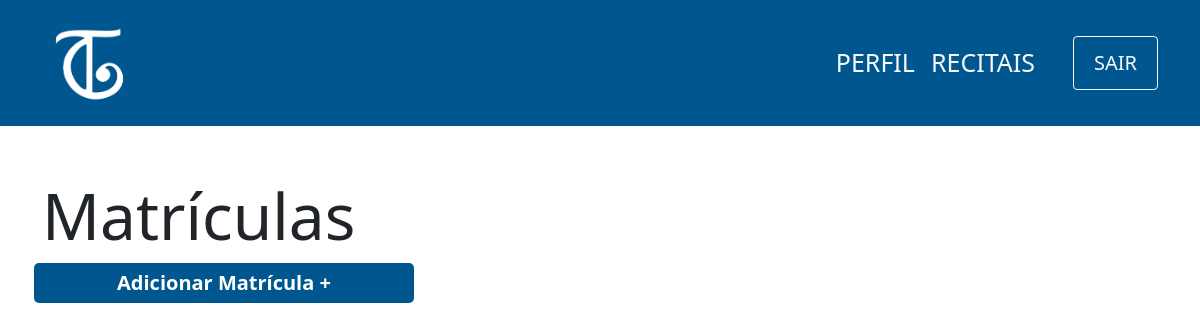
Before: /view/matricula/index.php with the older database file.
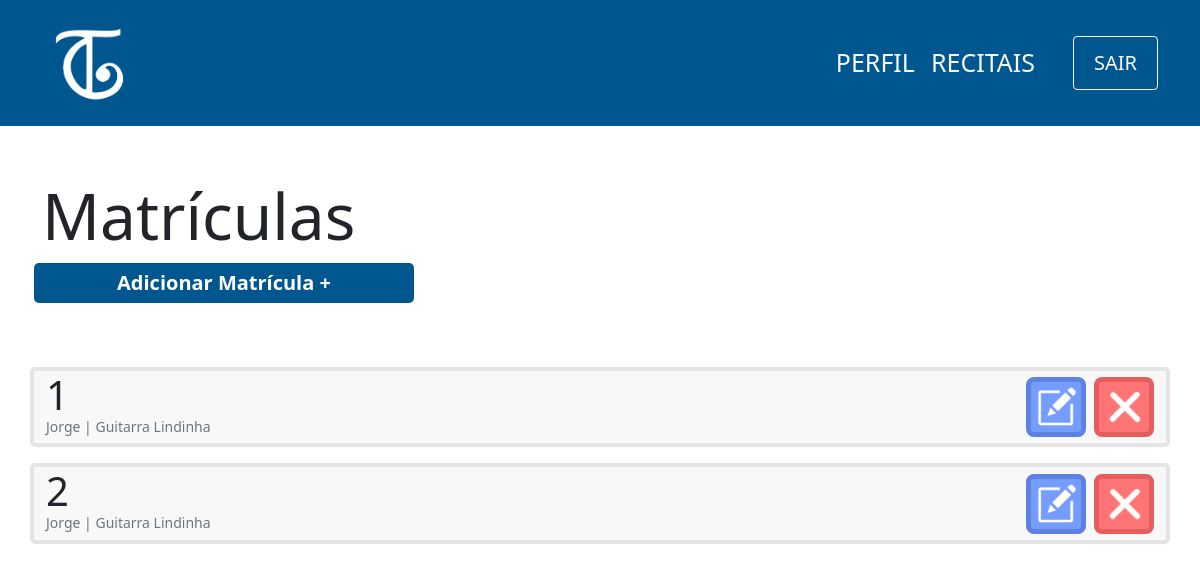
After: the same page with the newer database file.
### tables this page shows
CREATE TABLE matricula(
                id INTEGER PRIMARY KEY,
                id_aluno integer not null,
                id_curso integer not null,    
                foreign key (id) references curso(id_curso),
                foreign key (id) references aluno(id_aluno)
            );

CREATE TABLE aluno(
                id INTEGER PRIMARY KEY,
                cpf varchar(11) not null,
                nome varchar(100) not null,
                username varchar(100) not null,
                responsavel varchar(100),
                data_nasc date not null,
                senha varchar(100) not null,
                email varchar(100) not null                    
            );

CREATE TABLE curso(
                id INTEGER PRIMARY KEY,
                nome varchar(100) not null,
                id_professor integer not null,
                FOREIGN KEY (id) references professor(id_professor)
            );

### controller/matricula/index.php (called while the page is built)
<?php
    require '../../db/connection.php';
    try {
        $sql=$db->prepare('SELECT matricula.id,curso.nome as nomeCurso,aluno.nome as nomeAluno
        FROM MATRICULA join CURSO on CURSO.id = MATRICULA.id_curso
        JOIN ALUNO on ALUNO.id = MATRICULA.id_aluno');
        $sql->execute();
        $matriculas=$sql->fetchAll(PDO::FETCH_ASSOC);
    } catch (PDOException $e) {
        echo 'Erro ao executar comando no banco de dados: ' . $e->getMessage();
        exit();
    }
?>

### view/matricula/index.php (the view, shortened to what this page needs)
<?php
    include '../../layouts/navbar.php';
    include '../../controller/matricula/index.php';
?>
<div class="container">
    <div class="row mt-5">
        <h1 class="mt-1 display-3">Matrículas</h1>
        <span class="btn-principal col-md-4 col-sm-12 mx-1 text-center mb-5">
            <a href="cadastro.php">Adicionar Matrícula +</a>
        </span>
        <?php
            foreach($matriculas as $matricula){
                echo '
                <div class="col-12 card d-flex flex-row justify-content-between mt-3">
                    <div class="d-flex flex-column">
                        <p class="m-0 display-6">'.$matricula['id'].'</p>
                        <p class="m-0 text-muted display-3 mb-2" style="font-size:14px">'.$matricula['nomeAluno'].' | '.$matricula['nomeCurso'].'</p>
                    </div>
                    <div class="d-flex align-items-center" id="'.$matricula['id'].'">
                        <button class="btn-editar mx-2">
                            <img src="../../images/edit-icon.png" width=40px>
                        </button>
                        <button class="btn-remover">
                            <img src="../../images/delete-icon.png" width=40px>
                        </button>
                    </div>
                </div>
                ';
            }?>
    </div>
</div>

### layouts/header.php (shortened to what this page needs)
<?php
    echo'   <!doctype html>
    <html lang="pt-br">
      <head>
        <meta charset="utf-8">
        <meta name="viewport" content="width=device-width, initial-scale=1">
        <link href="https://cdn.jsdelivr.net/npm/bootstrap@5.1.3/dist/css/bootstrap.min.css" rel="stylesheet">
        <script src="https://cdn.jsdelivr.net/npm/bootstrap@5.1.3/dist/js/bootstrap.bundle.min.js"></script>
        <link href="http://fonts.googleapis.com/css?family=Roboto" rel="stylesheet" type="text/css">
        <link href="../../css/style.css" rel="stylesheet" type="text/css">
        <title>Toque Cultural</title>
    </head>
    <style>
        .azul-cultural{
            background-color: #005790;
        }
        .nav-link{
            font-size: 25px;
            font-weight: 300;
        }
        .nav-link:hover{
            text-decoration: underline;
            background-color: #004a7c;
        }
        .active{
            font-weight: 600 !important;
        }
    </style>
    <body>';
?>

### layouts/navbar.php (shortened to what this page needs)
<?php
    include 'header.php';
    echo('
    <nav class="navbar navbar-expand-lg navbar-light azul-cultural">
        <div class="container d-flex flex-md-row flex-sm-column">
            <a class="navbar-brand" href="#"><img src="../../images/logo-2-branco.png" width="100px"></a>
            <div class="justify-content-md-right justify-content-sm-center">
                <button class="navbar-toggler text-white" type="btn-secundario" data-bs-toggle="collapse" data-bs-target="#navbarSupportedContent" aria-controls="navbarSupportedContent" aria-expanded="false" aria-label="Toggle navigation">
                    <span class="navbar-toggler-icon"></span>
                </button>
                <div class="collapse navbar-collapse align-right" id="navbarSupportedContent">
                    <ul class="navbar-nav mr-auto mt-2 mt-lg-0">');
                    echo('
                        <li class="nav-item">
                            <a class="nav-link text-light" href="#" id="nav-perfil">PERFIL</a>
                        </li>
                        <li class="nav-item" style="margin-right: 30px;">
                            <a class="nav-link text-light" href="#" id="nav-recitais">RECITAIS</a>
                        </li>
                        <form action="../../controller/login/logout.php" method="POST">
                            <input type="submit" class="btn btn-outline-light mt-auto " style="font-size: 20px; height: 100%; padding: 0px 20px;" value="SAIR">
                        </form>
                    </ul>
                </div>
            </div>
        </div>
      </nav>
      ');
?>

### css/style.css (style rules this page uses)
a { text-decoration: none; color:white; }
.btn-principal { background-color: #005790; color:white; padding: 5px 25px; font-weight: 600; font-size:20px; border:none; border-radius:5px; cursor: pointer; text-decoration: none; }
.card { background-color:#F8F8F8; border: 4px solid #E4E4E4; border-radius: 5px; }
.btn-editar { background-color:#759CFF; border: 5px solid #5E82DF; color:white; border-radius:8px; width:60px; height:60px; cursor: pointer; }
.btn-remover { background-color:#FF7575; border: 5px solid #E55E5E; color:white; border-radius:8px; width:60px; height:60px; cursor: pointer; }

### layouts/header.php (style rules this page uses)
.azul-cultural { background-color: #005790; }
.nav-link { font-size: 25px; font-weight: 300; }

Changed rows visible on the page:
added matricula: id "1", id_aluno.nome "Jorge", id_curso.nome "Guitarra Lindinha"
added matricula: id "2", id_aluno.nome "Jorge", id_curso.nome "Guitarra Lindinha"
